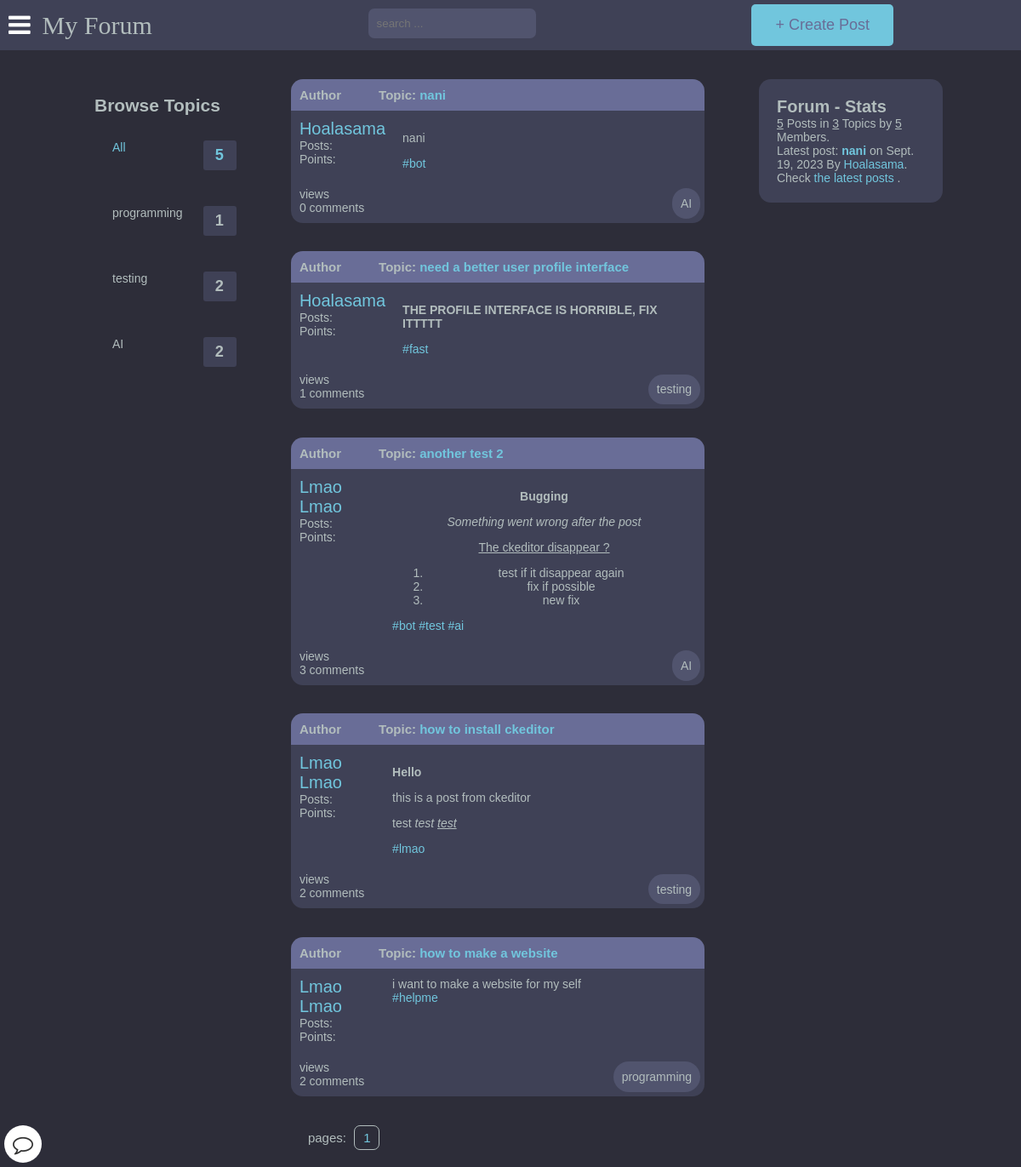
The app's page /, older data.
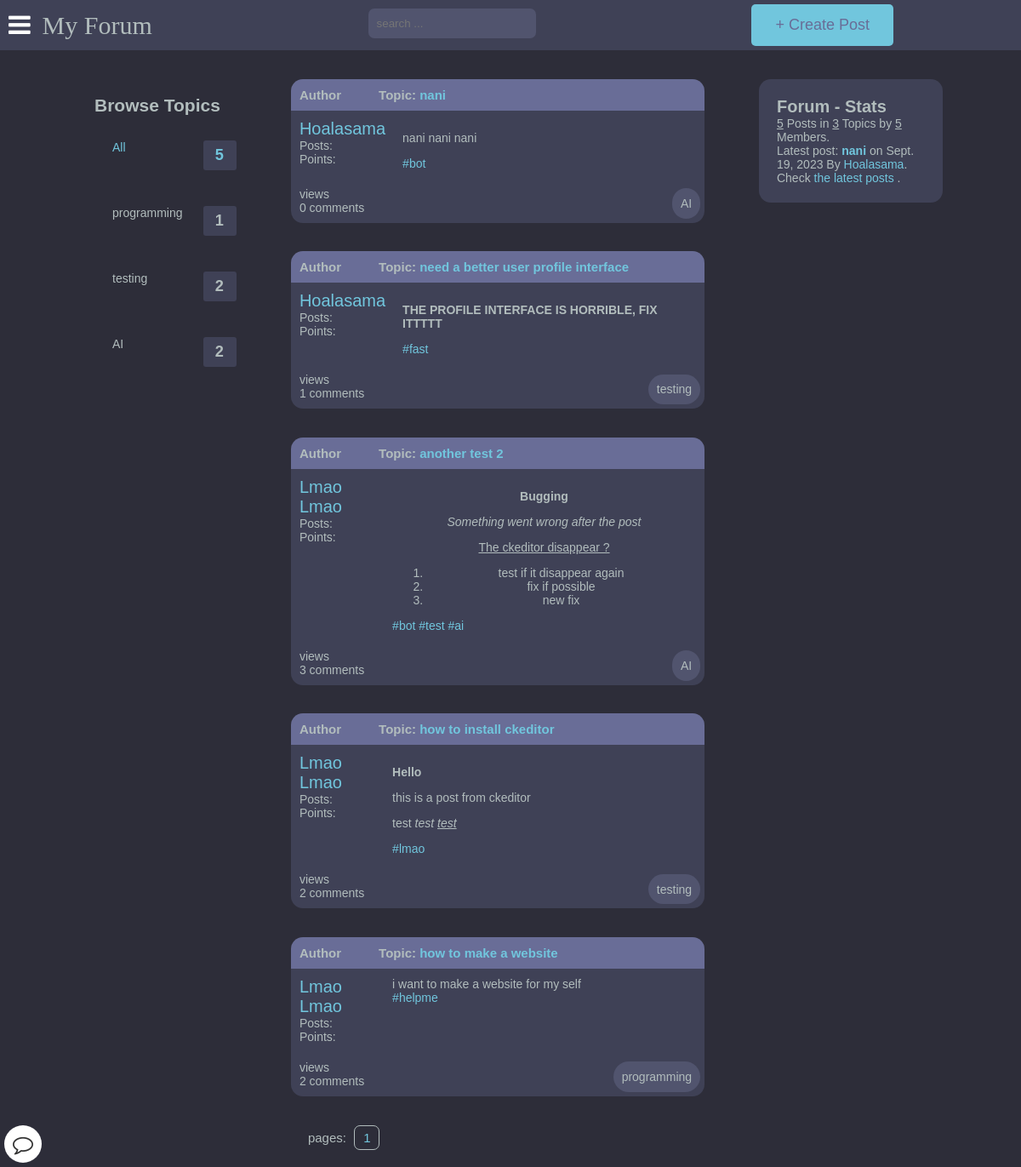
The same page, newer data.
### main/models.py (models this page shows, shortened)
class Post(models.Model):
    title = models.CharField(max_length=400)
    slug = models.SlugField(max_length=400, unique=True, blank=True)
    user = models.ForeignKey(Author, on_delete=models.CASCADE)
    content = HTMLField()
    categories = models.ManyToManyField(Category)
    date = models.DateTimeField(auto_now_add=True)
    approved = models.BooleanField(default=True)
    image = models.ImageField(upload_to='post_images', blank=True, null=True)
    hit_count_generic = GenericRelation(HitCount, object_id_field='object_pk',
        related_query_name='hit_count_generic_relation'
    )
    tags = TaggableManager()
    comments = models.ManyToManyField(Comment, blank=True)
    def get_url(self):
        return reverse("detail", kwargs={
            "slug":self.slug
        })
    class Meta:
        ordering = ['-date']
    @property
    def num_comments(self):
        return self.comments.count()

class Author(models.Model):
    user = models.ForeignKey(User, on_delete=models.CASCADE)
    fullname = models.CharField(max_length=40, blank=True)
    slug = models.SlugField(max_length=400, unique=True, blank=True)
    bio = HTMLField(default='none')
    points = models.IntegerField(default=0)
    email = models.EmailField(unique=False,default="example@gmail.com", validators=[EmailValidator(message="Invalid email format")])
    profile_pic = ResizedImageField(size=[400, 400], quality=100, upload_to="authors", default="defaults/default_profile_pic.jpg", null=True, blank=False)

### register/checkprofile.py (the view)
    def decorated_view_func(request, *args, **kwargs):
        if not check_profile_completion(request.user):
            return redirect('update_profile')
        return view_func(request, *args, **kwargs)

### main/models.py (called while the page is built)
    @property
    def num_posts(self):
        return Post.objects.filter(categories=self).count()

### register/checkprofile.py (called while the page is built)
def profile_completion_required(view_func):
    def check_profile_completion(user):
        if not user.is_authenticated:
            return True
        try:
            author = Author.objects.get(user=user)
            return author.fullname and author.bio
        except Author.DoesNotExist:
            return False
    def decorated_view_func(request, *args, **kwargs):
        if not check_profile_completion(request.user):
            return redirect('update_profile')
        return view_func(request, *args, **kwargs)
    return decorated_view_func

### templates/forums.html (shortened to what this page needs)
{% extends 'base.html' %}
{% load hitcount_tags %}
{% block content %}
    <div class="container">
        <div class="desktop-category">
            {% include 'category.html' %}
        </div>
            <div id="collum2">
            {% for post in posts %}
            <div class="head">
                <div class="authors">Author</div>
                {% if user.is_authenticated %}
                <div class="content">Topic: <a href="{{post.get_url}}">{{post.title}}</a>
                {% else %}
                <div class="content">Topic: <a href="{% url 'signin' %}">{{post.title}}</a>
                {% endif %}
                </div>
            </div>
                <div class="body">
                    <div class="authors">
                        <div class="username"><a href="{% url 'other_profile' post.user.slug %}">{{post.user.fullname|title}}</a></div>
                        <div>Posts: <u>{{comment.user.num_posts}}</u></div>
                        <div>Points: <u>{{comment.user.points}}</u></div>
                    </div>
                    <div class="content">
                        {{post.content|safe}}
                        <div>
                        {% for tag in post.tags.all %}
                            <a href="{% url 'tagged_posts' tag.slug %}">#{{ tag.name }}</a>
                        {% endfor %}
                        </div>
                    </div>
                </div>
                <div class="bottom">
                    <span> {% get_hit_count for post %} views <br> {{post.num_comments}} comments</span>
                    <div class="info-bottom-right">
                        {% for category in post.categories.all %}
                            {{ category.title }}
                        {% endfor %}
                    </div>
                </div>
            {% endfor %}
            {% if posts %}
                <div class="pagination">
                    pages:
                    {% for num_page in posts.paginator.page_range %}
                        {% if num_page == posts.number %}
                            <a href="?page={{ num_page }}&q={{ q }}" class="current-page" style="color: #71c6dd;">{{ num_page }}</a>
                        {% endif %}
                    {% endfor %}
                </div>
            {% endif %}
        </div>
        <div class="forum-info">
            <div class="chart">
                Forum - Stats &nbsp;
            </div>
            <span><u>{{num_posts}}</u> Posts in <u>{{num_categories}}</u> Topics by <u>{{num_users}}</u> Members.</span><br>
            <span>Latest post:
            <b>
                {% if last_post.user.slug %}
                    <a href="{{last_post.get_url}}">{{last_post.title}}</a>
                {% else %}
                    {{ last_post.title }}
                {% endif %}
            </b> on
            {{last_post.date|date}} By
            {% if last_post.user.slug %}
                <a href="{% url 'other_profile' last_post.user.slug %}">{{last_post.user.fullname|title}}</a></span>.<br>
            {% else %}
                {{ last_post.user.fullname|title }}
            {% endif %}
            <span>Check <a href="{% url 'latest_posts' %}">the latest posts</a> .</span><br>
        </div>
    </div>
    {% endblock content %}

Row changes from the older to the newer data that the page shows:
changed Post "nani": content "nani" → "nani nani nani"
